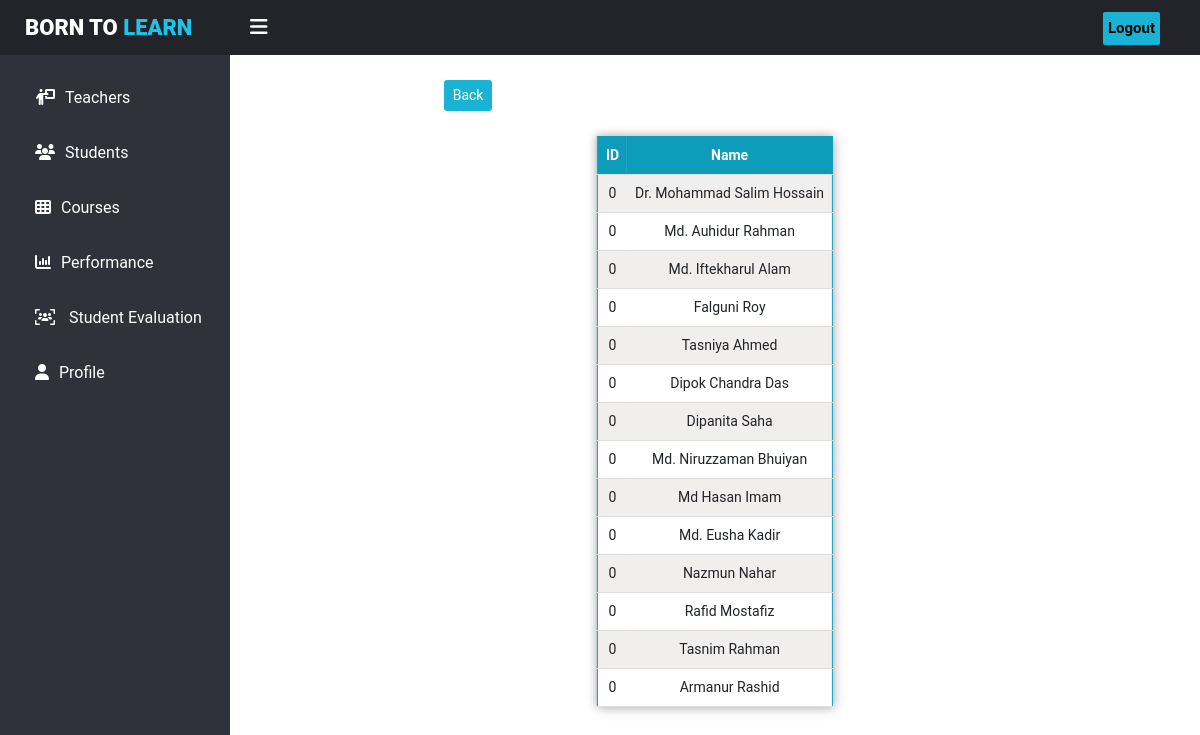
Screenshot of /teachers/attendanceReport.php (signed in) with the database file from the repository.
### tables this page shows
CREATE TABLE `user` (
  `ID` int(50) NOT NULL,
  `email` varchar(50) NOT NULL,
  `password` varchar(50) NOT NULL,
  `user_type` varchar(50) NOT NULL,
  `Roll` varchar(50) NOT NULL,
  `Mobile` varchar(50) NOT NULL,
  `Batch` int(11) NOT NULL,
  `semester` int(100) NOT NULL,
  `Name` varchar(50) NOT NULL
);

### teachers/attendanceReport.php (the view, shortened to what this page needs)
<?php
include '../assets/sidebar.php';
include '../assets/database.php';
?>
<link rel="stylesheet" href="../css//Attendance.css">
<div class="team-area ps-0">
  <div class="team-container">
  <?php
  $dates =  mysqli_query($conn, " SELECT DISTINCT date FROM `attendance_sheet` WHERE assaigncourse_id='$assaigncourse_id'") or die('query failed');
  ?>
    <div style="padding-bottom: 25px;padding-top:80px;">
      <div class="row">
        <div class="col-2"></div>
        <div class="col-3">
          <a class="btn btn-sm ms-5 button_color" href="Attandance.php">Back</a>
        </div>
        <div class="col-2"></div>
      </div>
    </div>
    <table style="margin-left: 50%; margin-bottom:50px;">
      <tbody>
        <tr id="header" style="text-align:center;">
          <th>ID</th>
          <th>Name</th>
        </tr>
        <?php
        $student =  mysqli_query($conn, " SELECT * FROM `user` WHERE semester='$semester'") or die('query failed');
        if ($student->num_rows > 0) {
          while ($row = $student->fetch_assoc()) {
            $student_id = $row['ID'];
            $student_name = $row['Name'];
            $student_roll = $row['Roll'];
        ?> <tr>
              <td><?php echo  $student_roll; ?></td>
              <td><?php echo  $student_name; ?></td>
              <?php
if($dates->num_rows > 0){
              foreach ($dates_array as $date_attend) {
                $attendance = mysqli_query($conn, " SELECT *  FROM `attendance_sheet` WHERE assaigncourse_id='$assaigncourse_id' AND student_id='$student_id' AND date='$date_attend'") or die('query failed');
                if ($attendance->num_rows > 0) {
                  $row = $attendance->fetch_assoc();
                  $attandace_value = $row['present']; ?>
                  <td><?php echo  $attandace_value; ?></td>
              <?php  }
              }
              ?>
            </tr>
        <?php
        }  }
        ?>
      </tbody>
    </table>
    <?php } ?>
  </div>
</div>
</div>

### css/sidebar.css (style rules this page uses)
body { margin: 0; padding: 0; font-family: "Roboto", sans-serif; }

### css/Attendance.css (style rules this page uses)
table { transform: translate(-50%, 0%); border-collapse: collapse; border: 1px solid #0d9dbb; box-shadow: 2px 2px 12px rgba(0, 0, 0, 0.2), -1px -1px 8px rgba(0, 0, 0, 0.2); }
tr { transition: all 0.2s ease-in; cursor: pointer; font-size: 14px; }
tr:nth-child(even) { background-color: #f1eeee; }
th, td { padding: 8px; text-align: center; border-bottom: 1px solid #ddd; }
#header { background-color: #0d9dbb; color: #fff; }
.button_color { background: #19b3d3; color: white; }

### rows the page displays
user: Roll "0", Name "Dr. Mohammad Salim Hossain"
user: Roll "0", Name "Md. Auhidur Rahman"
user: Roll "0", Name "Md. Iftekharul Alam"
user: Roll "0", Name "Falguni Roy"
user: Roll "0", Name "Tasniya Ahmed"
user: Roll "0", Name "Dipok Chandra Das"
user: Roll "0", Name "Dipanita Saha"
user: Roll "0", Name "Md. Niruzzaman Bhuiyan"
user: Roll "0", Name "Md Hasan Imam"
user: Roll "0", Name "Md. Eusha Kadir"
user: Roll "0", Name "Nazmun Nahar"
user: Roll "0", Name "Rafid Mostafiz"
user: Roll "0", Name "Tasnim Rahman"
user: Roll "0", Name "Armanur Rashid"
